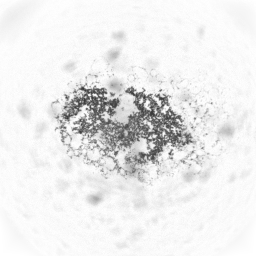
#> input picture Others/Threshold demonstration/data/E.coli_13nm_10^4.tif, 256 x 256 px; its folder holds 3 pictures in this run
$ python 'color according threshold.py'
#> lines starting #> are read from the running program, lines starting #| are printed output that depends on the picture; after the words box and inside, x2 and y2 are one past the last pixel; in counts of white or black regions, pixels touching at a corner belong together
"""
This script is used to color the image according to the gray level threshold and draw the histogram.
"""
import cv2
import matplotlib.pyplot as plt

for concentration in ["10^4", "10^5", "10^6"]:
    file = f"data/E.coli_13nm_{concentration}.tif"
    img = cv2.imread(file, cv2.IMREAD_UNCHANGED)
#> img is the input picture: shape (256, 256); min 55, max 255, mean 235.4

    color_mask = cv2.cvtColor(img, cv2.COLOR_GRAY2BGR)
    color_mask[img < 225] = (39, 127, 255)
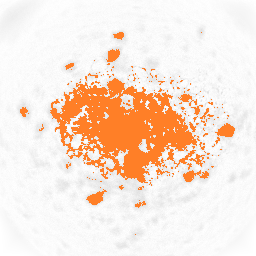
#> color_mask: shape (256, 256, 3); 14.43% of pixels changed, all inside (x1, y1, x2, y2) = (20, 32, 235, 235)
    color_mask[img >= 225] = (255, 0, 0)
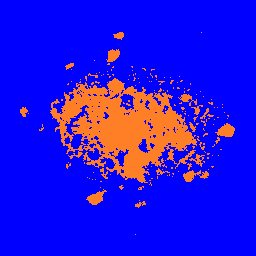
#> color_mask: shape (256, 256, 3); mean B, G, R 223.8, 18.3, 36.8
    output = cv2.addWeighted(color_mask, 0.5, cv2.cvtColor(img, cv2.COLOR_GRAY2BGR), 0.75, 0)
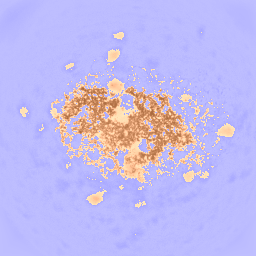
#> output: shape (256, 256, 3); mean B, G, R 238.8, 185.7, 193
    cv2.imwrite(f"color_mask_{concentration}.png", output)

    hist = cv2.calcHist([img], [0], None, [256], [0, 256])
#> hist = 256 values, max 7165 at index 251, min 0 at index 0, mean 256
    fig, ax = plt.subplots(figsize=(8, 4))
    hist_color = ["#ff7f27"] * 225 + ["#0000ff"] * 31
    ax.bar(range(256), hist.ravel(), width=1, color=hist_color)
    plt.axvline(x=225, color='black', linestyle="--")
    ax.set_xticks(ax.get_xticks().tolist() + [225])
    ax.set_xlim([0, 255.5])
    ax.set_xlabel('Gray Level')
    ax.set_ylabel('Frequency')
    plt.savefig(f"hist_{concentration}.png", dpi=600)
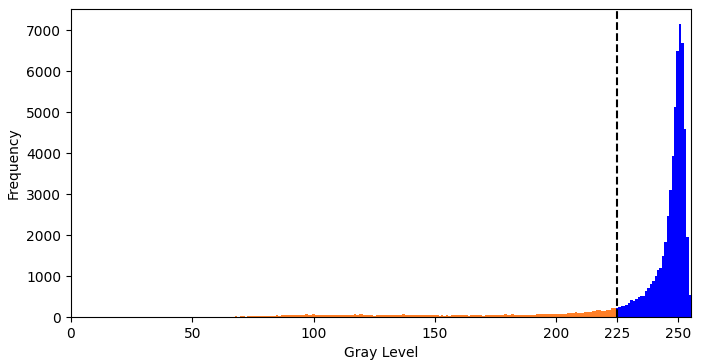
#> figure drawn by matplotlib, 1 panel; tallest bar 7165 high, from x = 250.5 to 251.5
    plt.close()
#> pass 2 of the loop `for concentration in ["10^4", "10^5", "10^6"]:`:
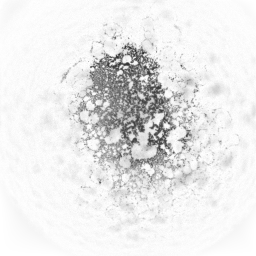
#> input picture Others/Threshold demonstration/data/E.coli_13nm_10^5.tif, 256 x 256 px
#> img is the input picture: shape (256, 256); min 48, max 255, mean 233.3
#> `output = cv2.addWeighted(color_mask, 0.5, cv2.cvtColor(img, cv2.COLOR_..`:
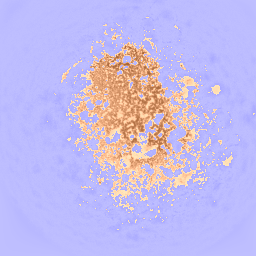
#> output: shape (256, 256, 3); mean B, G, R 235.7, 186.1, 195.1
#> hist = 256 values, max 6539 at index 251, min 0 at index 0, mean 256
#> `plt.savefig(f"hist_{concentration}.png", dpi=600)`:
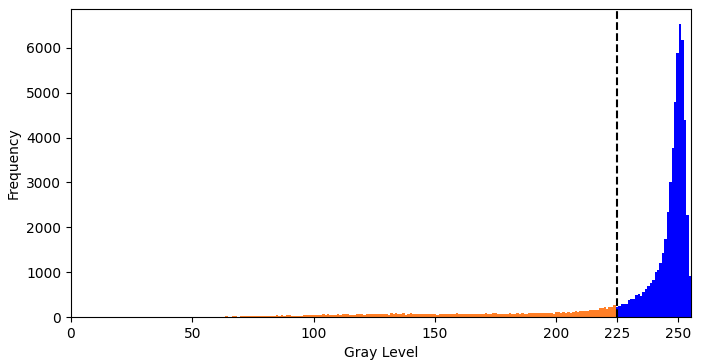
#> figure drawn by matplotlib, 1 panel; tallest bar 6539 high, from x = 250.5 to 251.5
#> pass 3 of the loop `for concentration in ["10^4", "10^5", "10^6"]:`:
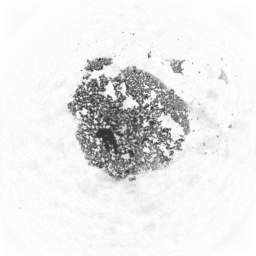
#> input picture Others/Threshold demonstration/data/E.coli_13nm_10^6.tif, 256 x 256 px
#> img is the input picture: shape (256, 256); min 49, max 255, mean 233
#> `output = cv2.addWeighted(color_mask, 0.5, cv2.cvtColor(img, cv2.COLOR_..`:
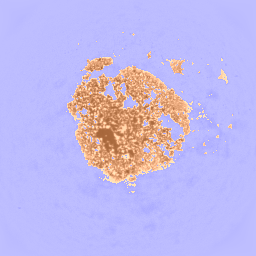
#> output: shape (256, 256, 3); mean B, G, R 235.6, 184.3, 193.1
#> hist = 256 values, max 8180 at index 251, min 0 at index 0, mean 256
#> `plt.savefig(f"hist_{concentration}.png", dpi=600)`:
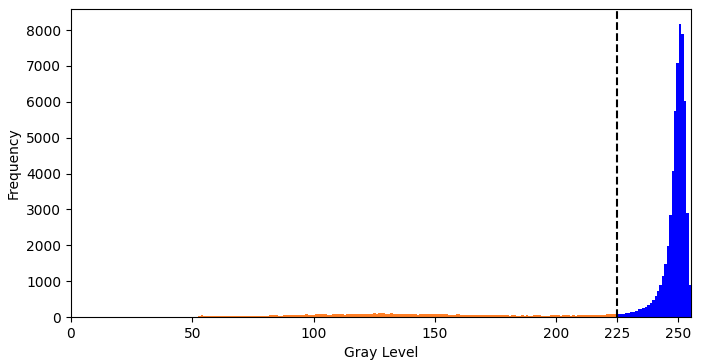
#> figure drawn by matplotlib, 1 panel; tallest bar 8180 high, from x = 250.5 to 251.5
